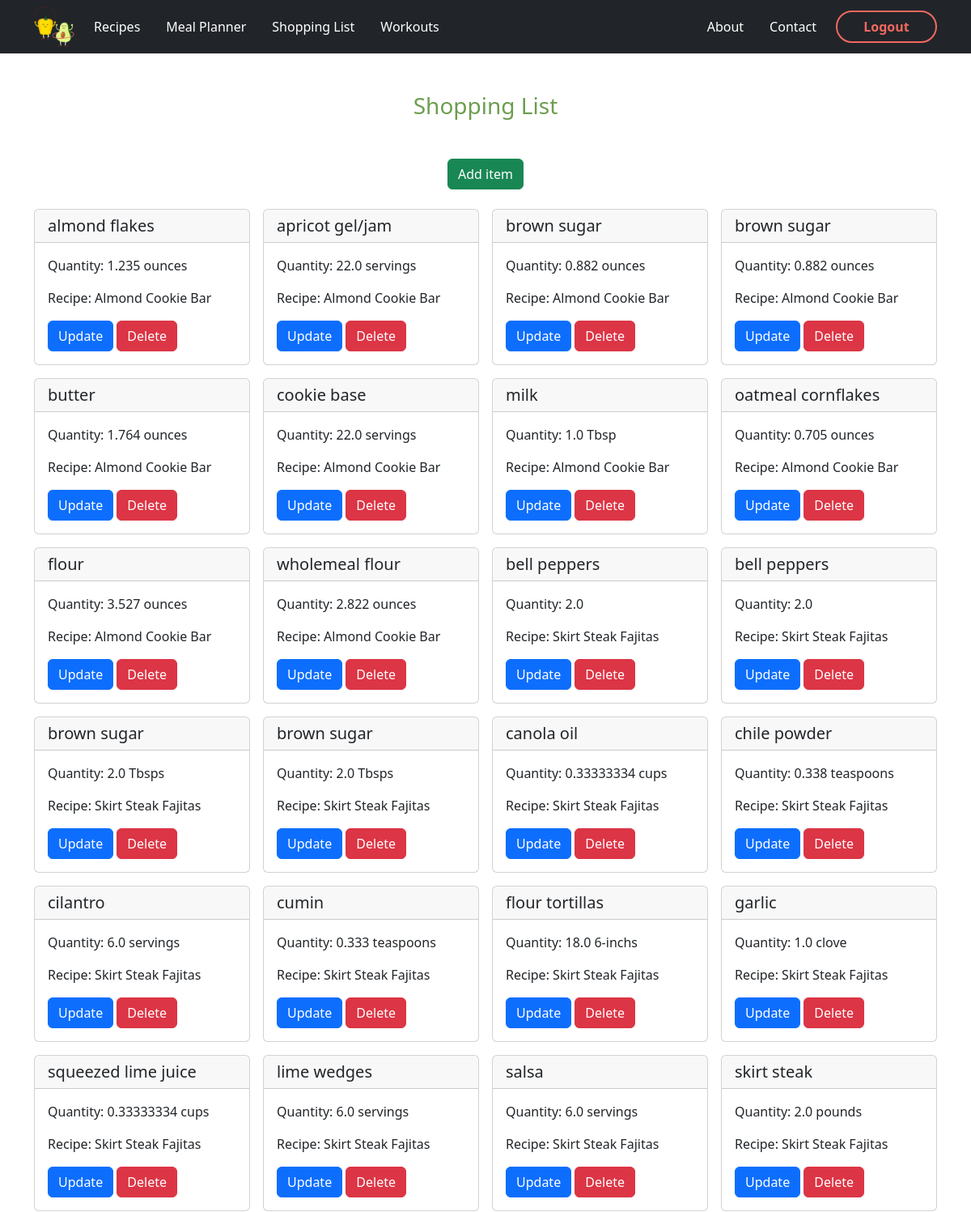
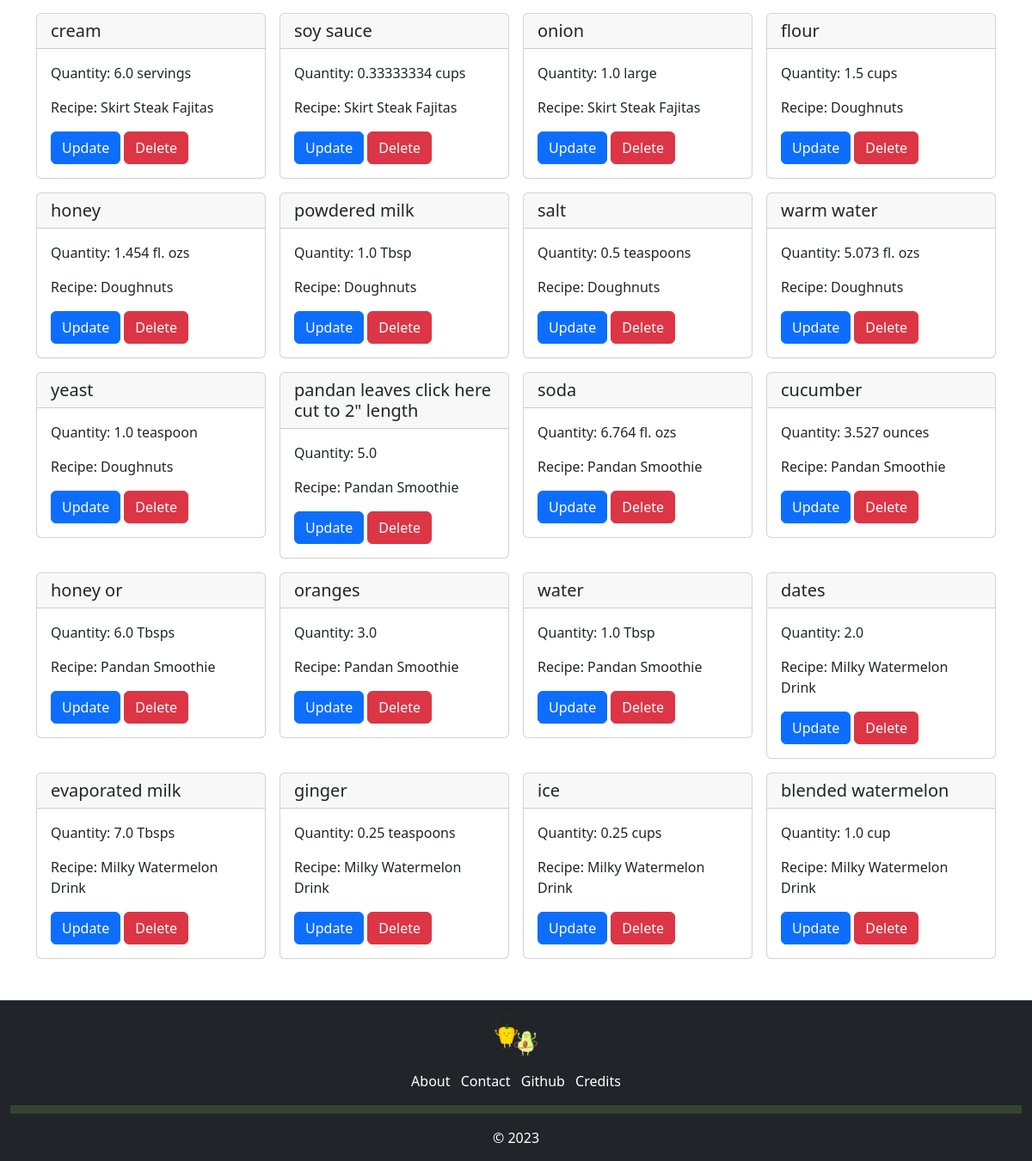
Page /shopping (signed in) on the committed database (2 pictures, top to bottom).
### app/models.py (models this page shows, shortened)
class ShoppingList(db.Model):
    item_id = db.Column(db.Integer, nullable = False, primary_key = True)
    user_id = db.Column(db.Integer, db.ForeignKey('user.id'), nullable=False)
    name = db.Column(db.String(255), nullable = False)
    quantity = db.Column(db.String, nullable = False)
    date_added = db.Column(db.DateTime, nullable = False, default = datetime.utcnow)
    recipe_name = db.Column(db.String, nullable = True)

### app/routes.py (the view)
@app.route('/shopping')
@login_required
def shopping():
    title = "Shopping"
    css_file = "shopping.css"
    shop = ShoppingList.query.filter_by(user_id=current_user.id).all()
    return render_template("shopping.html", title = title, css_file = css_file, shoplist = shop)

### app/models.py (called while the page is built)
@login_manager.user_loader
def load_user(user_id):
    return User.query.get(user_id)

### app/templates/shopping.html
{% extends "base.html" %}
{% block content %}
<div class="container-sm">
    <div class="text-center my-5 green-font">
        <h3>Shopping List</h3>
    </div>
    <div>
        {% if shoplist|length < 1 %} <div class="d-flex mb-3 justify-content-center">
            <a class="btn btn-success" href="{{url_for('addItem')}}">Add item</a>
    </div>
</div>
<div class="row mb-5 d-flex justify-content-center">
    <div class="card col-7 py-2 text-center">
        <h4>You currently have no items on your list!</h4>
    </div>
    {% else %}
    <div class="d-flex justify-content-center">
        <a class="btn btn-success" href="{{url_for('addItem')}}">Add item</a>
    </div>
    <div class="row mb-5 mt-2 g-3">
        {% for item in shoplist %}
        <div class="col-md-3 col-sm-12">
            <div class="card">
                <h5 class="card-header">{{ item.name }}</h5>
                <div class="card-body">
                    <p class="card-text">Quantity: {{ item.quantity }}</p>
                    {% if item.recipe_name %}
                    <p class="card-text">Recipe: {{ item.recipe_name }}</p>
                    {% endif %}
                    <a href="{{ url_for('updateQuan', itemnumber=item.item_id) }}" class="btn btn-primary">Update</a>
                    <a href="{{ url_for('deleteItem', itemnumber=item.item_id) }}" class="btn btn-danger">Delete</a>
                </div>
            </div>
        </div>
        {% endfor %}
    </div>
    {% endif %}
</div>
</div>
{% endblock %}

### app/templates/base.html (shortened to what this page needs)
<!DOCTYPE html>
<html lang="en">
<head>
    <link href="https://cdn.jsdelivr.net/npm/bootstrap@5.3.0-alpha1/dist/css/bootstrap.min.css" rel="stylesheet"
>
    {% if css_file %}
    <link rel="stylesheet" href="{{ url_for('static', filename='../static/css/' ~ css_file) }}">
    {% endif %}
</head>
<body class=" d-flex flex-column min-vh-100">
    <nav class="navbar navbar-expand-lg sticky-top navbar-dark bg-dark">
        <div class="container-xl">
            <a href="{{ url_for('home') }}">
                <img src="{{ url_for('static', filename='/images/logo.png') }}" class="logo" alt="AvoCardio logo">
            </a>
            <div class="collapse navbar-collapse" id="navlist">
                <div class="navbar-nav ms-3">
                    <a class="nav-link me-3 links" href="{{ url_for('recipes') }}"></i>Recipes</a>
                    <a class="nav-link me-3 links" href="{{ url_for('meal') }}"></i>Meal Planner</a>
                    <a class="nav-link me-3 links" href="{{ url_for('shopping') }}"></i>Shopping List</a>
                    <a class="nav-link me-3 links" href="{{ url_for('workout') }}"></i>Workouts</a>
                </div>
                {% if current_user.is_authenticated %}
                <div class="navbar-nav ms-auto">
                    <a class="nav-link ms-3 links" href="{{ url_for('about') }}"></i>About</a>
                    <a class="nav-link ms-3 links" href="{{ url_for('contact') }}"></i>Contact</a>
                </div>
                <a class="logout-btn ms-3" href="{{ url_for('logout') }}">Logout</a>
                {% endif %}
            </div>
        </div>
    </nav>
    {% block content %}
    {% endblock %}
    <div class="container-fluid bg-dark mt-auto" id="footer-section">
        <div class="text-center py-3">
            <a href="{{ url_for('home') }}">
                <img src="{{ url_for('static', filename='/images/logo.png') }}" class="logo" alt="AvoCardio logo">
            </a>
        </div>
        <div class="text-center">
            <a class="links me-2" href="{{ url_for('about') }}"></i>About</a>
            <a class="links me-2" href="{{ url_for('contact') }}"></i>Contact</a>
            <a class="links" href="https://github.com/Brian1226/AvoCardio"></i>Github</a>
            <a class="links ms-2" href="#"></i>Credits</a>
        </div>
        <hr>
        <p>&copy; 2023</p>
    </div>
</body>
</html>

### app/static/css/shopping.css (style rules this page uses)
.logo { width: 50px; height: 50px; }
.logout-btn { display: flex; flex-direction: row; justify-content: center; align-items: center; text-decoration: none; color: rgb(245, 104, 96); font-weight: bold; width: 125px; height: 40px; border: 2px solid rgb(245, 104, 96); border-radius: 30px; }
.green-font { color: #6C9E4F }
.links { color: #FFFFFF; text-decoration: none; cursor: pointer; }
#footer-section hr { border: 5px solid #6C9E4F; }
#footer-section p { color: #FFFFFF; text-align: center; margin-bottom: 0; padding-bottom: 15px; min-width: 100%; }

### rows in the picture
ShoppingList: name "almond flakes", quantity "1.235 ounces", recipe_name "Almond Cookie Bar"
ShoppingList: name "apricot gel/jam", quantity "22.0 servings", recipe_name "Almond Cookie Bar"
ShoppingList: name "brown sugar", quantity "0.882 ounces", recipe_name "Almond Cookie Bar"
ShoppingList: name "brown sugar", quantity "0.882 ounces", recipe_name "Almond Cookie Bar"
ShoppingList: name "butter", quantity "1.764 ounces", recipe_name "Almond Cookie Bar"
ShoppingList: name "cookie base", quantity "22.0 servings", recipe_name "Almond Cookie Bar"
ShoppingList: name "milk", quantity "1.0 Tbsp", recipe_name "Almond Cookie Bar"
ShoppingList: name "oatmeal cornflakes", quantity "0.705 ounces", recipe_name "Almond Cookie Bar"
ShoppingList: name "flour", quantity "3.527 ounces", recipe_name "Almond Cookie Bar"
ShoppingList: name "wholemeal flour", quantity "2.822 ounces", recipe_name "Almond Cookie Bar"
ShoppingList: name "bell peppers", quantity "2.0", recipe_name "Skirt Steak Fajitas"
ShoppingList: name "bell peppers", quantity "2.0", recipe_name "Skirt Steak Fajitas"
ShoppingList: name "brown sugar", quantity "2.0 Tbsps", recipe_name "Skirt Steak Fajitas"
ShoppingList: name "brown sugar", quantity "2.0 Tbsps", recipe_name "Skirt Steak Fajitas"
ShoppingList: name "canola oil", quantity "0.33333334 cups", recipe_name "Skirt Steak Fajitas"
ShoppingList: name "chile powder", quantity "0.338 teaspoons", recipe_name "Skirt Steak Fajitas"
ShoppingList: name "cilantro", quantity "6.0 servings", recipe_name "Skirt Steak Fajitas"
ShoppingList: name "cumin", quantity "0.333 teaspoons", recipe_name "Skirt Steak Fajitas"
ShoppingList: name "flour tortillas", quantity "18.0 6-inchs", recipe_name "Skirt Steak Fajitas"
ShoppingList: name "garlic", quantity "1.0 clove", recipe_name "Skirt Steak Fajitas"
ShoppingList: name "squeezed lime juice", quantity "0.33333334 cups", recipe_name "Skirt Steak Fajitas"
ShoppingList: name "lime wedges", quantity "6.0 servings", recipe_name "Skirt Steak Fajitas"
ShoppingList: name "salsa", quantity "6.0 servings", recipe_name "Skirt Steak Fajitas"
ShoppingList: name "skirt steak", quantity "2.0 pounds", recipe_name "Skirt Steak Fajitas"
ShoppingList: name "cream", quantity "6.0 servings", recipe_name "Skirt Steak Fajitas"
ShoppingList: name "soy sauce", quantity "0.33333334 cups", recipe_name "Skirt Steak Fajitas"
ShoppingList: name "onion", quantity "1.0 large", recipe_name "Skirt Steak Fajitas"
ShoppingList: name "flour", quantity "1.5 cups", recipe_name "Doughnuts"
ShoppingList: name "honey", quantity "1.454 fl. ozs", recipe_name "Doughnuts"
ShoppingList: name "powdered milk", quantity "1.0 Tbsp", recipe_name "Doughnuts"
ShoppingList: name "salt", quantity "0.5 teaspoons", recipe_name "Doughnuts"
ShoppingList: name "warm water", quantity "5.073 fl. ozs", recipe_name "Doughnuts"
ShoppingList: name "yeast", quantity "1.0 teaspoon", recipe_name "Doughnuts"
ShoppingList: name "pandan leaves click here cut to 2\" length", quantity "5.0", recipe_name "Pandan Smoothie"
ShoppingList: name "soda", quantity "6.764 fl. ozs", recipe_name "Pandan Smoothie"
ShoppingList: name "cucumber", quantity "3.527 ounces", recipe_name "Pandan Smoothie"
ShoppingList: name "honey or", quantity "6.0 Tbsps", recipe_name "Pandan Smoothie"
ShoppingList: name "oranges", quantity "3.0", recipe_name "Pandan Smoothie"
ShoppingList: name "water", quantity "1.0 Tbsp", recipe_name "Pandan Smoothie"
ShoppingList: name "dates", quantity "2.0", recipe_name "Milky Watermelon Drink"
ShoppingList: name "evaporated milk", quantity "7.0 Tbsps", recipe_name "Milky Watermelon Drink"
ShoppingList: name "ginger", quantity "0.25 teaspoons", recipe_name "Milky Watermelon Drink"
ShoppingList: name "ice", quantity "0.25 cups", recipe_name "Milky Watermelon Drink"
ShoppingList: name "blended watermelon", quantity "1.0 cup", recipe_name "Milky Watermelon Drink"
